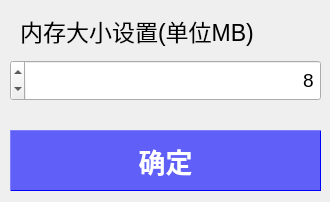
<?xml version="1.0" encoding="UTF-8"?>
<ui version="4.0">
 <class>ConfigWindow</class>
 <widget class="QWidget" name="ConfigWindow">
  <property name="geometry">
   <rect>
    <x>0</x>
    <y>0</y>
    <width>330</width>
    <height>202</height>
   </rect>
  </property>
  <property name="minimumSize">
   <size>
    <width>330</width>
    <height>202</height>
   </size>
  </property>
  <property name="maximumSize">
   <size>
    <width>330</width>
    <height>202</height>
   </size>
  </property>
  <property name="windowTitle">
   <string>Form</string>
  </property>
  <widget class="QSpinBox" name="spinBox_memSize">
   <property name="geometry">
    <rect>
     <x>10</x>
     <y>60</y>
     <width>311</width>
     <height>41</height>
    </rect>
   </property>
   <property name="font">
    <font>
     <pointsize>14</pointsize>
    </font>
   </property>
   <property name="layoutDirection">
    <enum>Qt::RightToLeft</enum>
   </property>
   <property name="alignment">
    <set>Qt::AlignRight|Qt::AlignTrailing|Qt::AlignVCenter</set>
   </property>
   <property name="minimum">
    <number>1</number>
   </property>
   <property name="maximum">
    <number>1024</number>
   </property>
   <property name="singleStep">
    <number>1</number>
   </property>
   <property name="value">
    <number>8</number>
   </property>
  </widget>
  <widget class="QLabel" name="label_3">
   <property name="geometry">
    <rect>
     <x>20</x>
     <y>10</y>
     <width>301</width>
     <height>41</height>
    </rect>
   </property>
   <property name="font">
    <font>
     <pointsize>17</pointsize>
    </font>
   </property>
   <property name="text">
    <string>内存大小设置(单位MB)</string>
   </property>
  </widget>
  <widget class="QPushButton" name="pushButton">
   <property name="geometry">
    <rect>
     <x>10</x>
     <y>130</y>
     <width>311</width>
     <height>61</height>
    </rect>
   </property>
   <property name="font">
    <font>
     <pointsize>20</pointsize>
     <weight>75</weight>
     <bold>true</bold>
    </font>
   </property>
   <property name="styleSheet">
    <string notr="true">QPushButton{
	background-color:#990000ff;
	color:#ffffff;
	border:1px outset #ff0000ff;
	border-radius:50px;
}
QPushButton::hover{
	background-color:#99000099;
	
}
QPushButton::pressed{
	color:#999999;
}</string>
   </property>
   <property name="text">
    <string>确定</string>
   </property>
  </widget>
 </widget>
 <resources/>
 <connections/>
</ui>
